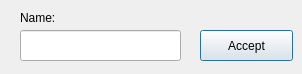
<?xml version="1.0" encoding="UTF-8"?>
<ui version="4.0">
 <class>Dialog</class>
 <widget class="QDialog" name="Dialog">
  <property name="geometry">
   <rect>
    <x>0</x>
    <y>0</y>
    <width>302</width>
    <height>74</height>
   </rect>
  </property>
  <property name="windowTitle">
   <string>Dialog</string>
  </property>
  <widget class="QLabel" name="label">
   <property name="geometry">
    <rect>
     <x>20</x>
     <y>10</y>
     <width>55</width>
     <height>16</height>
    </rect>
   </property>
   <property name="text">
    <string>Name:</string>
   </property>
  </widget>
  <widget class="QLineEdit" name="textEdit">
   <property name="geometry">
    <rect>
     <x>20</x>
     <y>30</y>
     <width>161</width>
     <height>31</height>
    </rect>
   </property>
  </widget>
  <widget class="QPushButton" name="pushButton">
   <property name="geometry">
    <rect>
     <x>200</x>
     <y>30</y>
     <width>93</width>
     <height>31</height>
    </rect>
   </property>
   <property name="text">
    <string>Accept</string>
   </property>
  </widget>
 </widget>
 <resources/>
 <connections/>
</ui>
